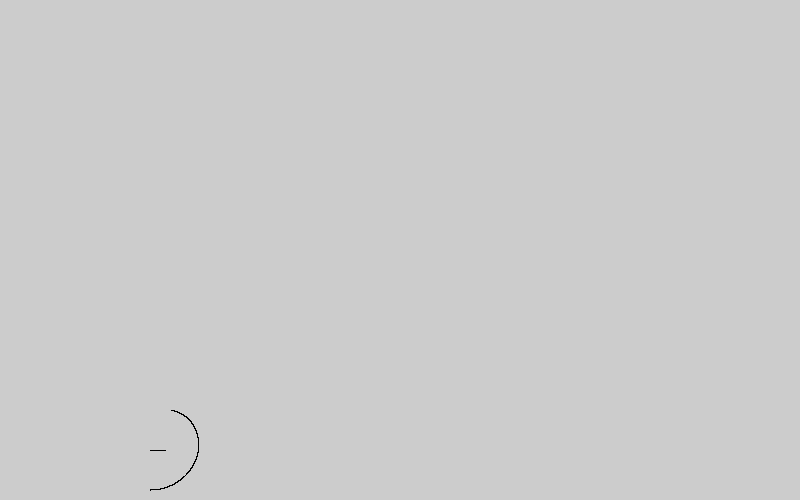
Frame 1 (no input)
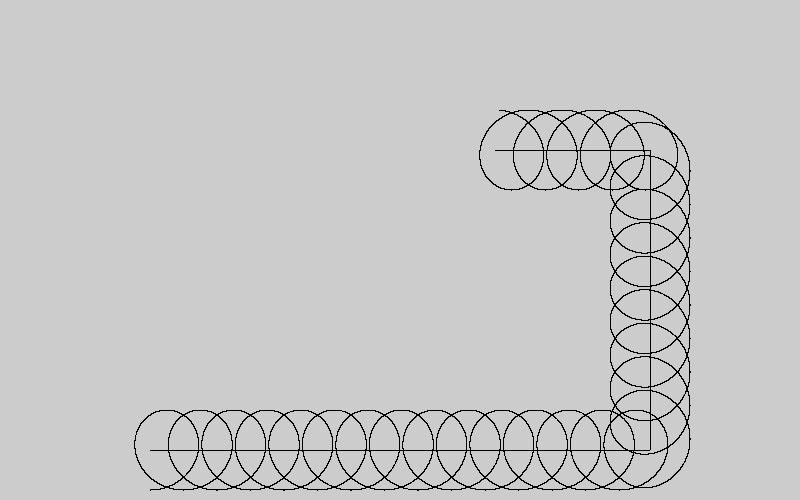
Frame 60 (the mouse pressed at the canvas centre just before this capture)
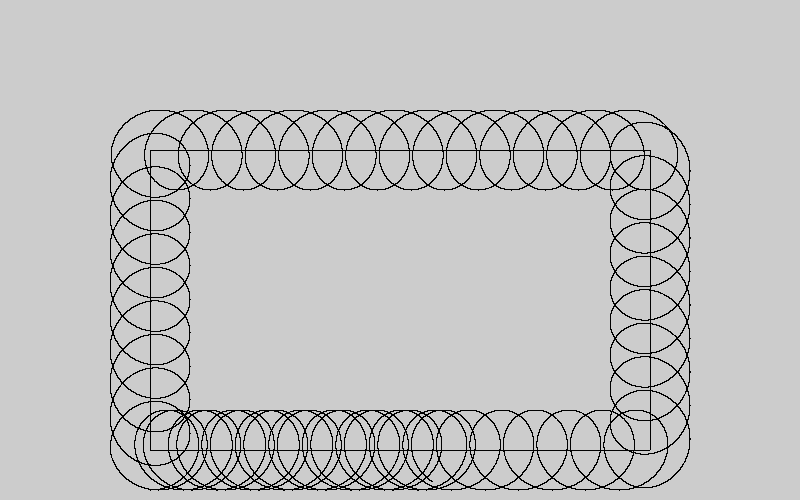
Frame 120 (the mouse held since frame 60 and released just before this capture)

The Processing sketch that drew these frames (run headless with seeded random() and noise(); from frame 60 on, the mouse is pressed at the canvas centre):

// Processing sketch: guilloche3
// ── guilloche3.pde

/* floating point modulus function */
float fmodulus(float a, float b)
{
        return a - floor(a / b) * b;
}

/* parametric function for x = f(t) for rectangular path */
float prectanglex(float t, float period, float width, float height)
{
    float z;
    float r1, r2, r3; /* 4 regions, boundaries at r1, r2, r3 */
    float total_len = 2 * width + 2 * height;
    
    z = fmodulus(t, period);
    r1 = (width / total_len) * period;
    r2 = ((width + height) / total_len) * period;
    r3 = ((2 * width + height) / total_len) * period;

    if (z <= r1) { /* bottom of rectangle, moving right */
       return (z / r1) * width;
    }
    if (z <= r2) { /* right side of rectangle, moving up */
       return width;
    }
    if (z <= r3) { /* top of rectangle, moving left */
      return  -(((z - r1 - r2) / (r3 - r2)) * width);
    }
    return 0;    /* left side of rectangle, moving down */
}

float prectangley(float t, float period, float width, float height)
{
  float z;
  float r1, r2, r3; /* 4 regions, boundaries at r1, r2, r3 */
  float total_len = 2 * width + 2 * height;
    
  z = fmodulus(t, period);
  r1 = (width / total_len) * period;
  r2 = ((width + height) / total_len) * period;
  r3 = ((2 * width + height) / total_len) * period;
  
  
  if (z <= r1) { /* bottom of rectangle, moving right */
    return height;
  }
  if (z <= r2) { /* right side of rectangle, moving up */
    return height - (((z - r1) / (r2 - r1)) * height);
  }
  if (z <= r3) { /* top of rectangle */
      return 0;
  }
  /* left side of rectangle, moving down. */
  return ((z - r3) / (period - r3)) * height;
}

void setup() {  // setup() runs once
  size(800, 500);
  frameRate(30);
}

float t = 0;

void draw()
{
  float x1, y1, x2, y2;
  float ox, oy;
  float period, w, h;
  float rad1 = 40;
  
  ox = 150;
  oy = 150;
  period = 100;
  w = 500;
  h = 300;
  
  for (int i = 0; i < 10000; i++) {
    x1 = prectanglex(t, period, w, h);
    y1 = prectangley(t, period, w, h);

    point(x1 + ox, y1 + oy);
    
    x2 = x1 + sin(t * 3.0) * rad1;
    y2 = y1 + cos(t * 3.0) * rad1;
    point(x2 + ox, y2 + oy);
    t += 0.0001;
  }
}
